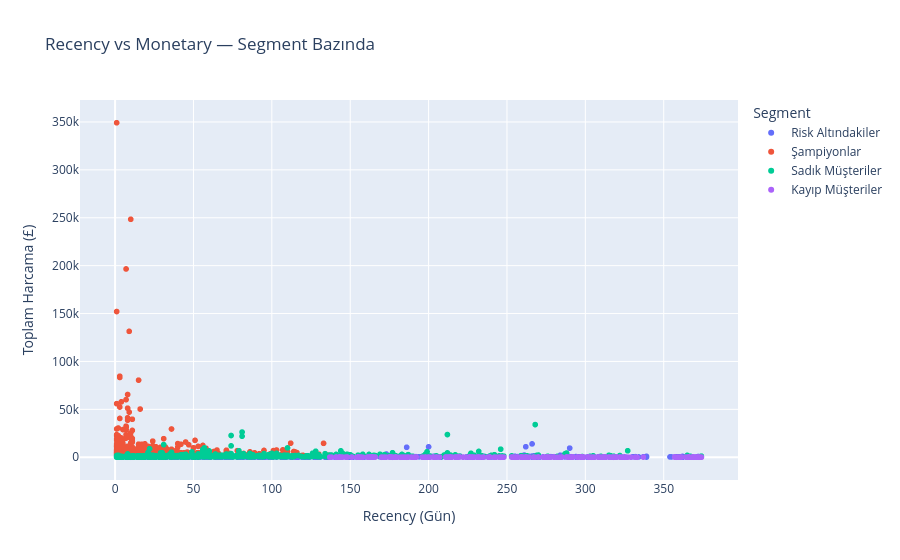

Write notebook code for a chart like this one.
### Code cell
scatter = px.scatter(
    rfm,
    x="Recency",
    y="Monetary",
    color="Segment",
    title="Recency vs Monetary — Segment Bazında",
    labels={"Recency": "Recency (Gün)", "Monetary": "Toplam Harcama (£)"}
)
scatter.show()

### Figure 1 — Plotly figure (JSON) as saved in the notebook; plotly's stock layout.template omitted (floating-point values rounded to 4 significant figures; data arrays with more than 128 entries replaced by an {"elided": "..."} marker saying what was removed)
{"data": [{"hovertemplate": "Segment=Risk Altındakiler<br>Recency (Gün)=%{x}<br>Toplam Harcama (£)=%{y}<extra></extra>", "legendgroup": "Risk Altındakiler", "marker": {"color": "#636efa", "symbol": "circle"}, "mode": "markers", "name": "Risk Altındakiler", "showlegend": true, "type": "scattergl", "x": {"elided": "1317 int values"}, "xaxis": "x", "y": {"elided": "1317 float values"}, "yaxis": "y"}, {"hovertemplate": "Segment=Şampiyonlar<br>Recency (Gün)=%{x}<br>Toplam Harcama (£)=%{y}<extra></extra>", "legendgroup": "Şampiyonlar", "marker": {"color": "#EF553B", "symbol": "circle"}, "mode": "markers", "name": "Şampiyonlar", "showlegend": true, "type": "scattergl", "x": {"elided": "1234 int values"}, "xaxis": "x", "y": {"elided": "1234 float values"}, "yaxis": "y"}, {"hovertemplate": "Segment=Sadık Müşteriler<br>Recency (Gün)=%{x}<br>Toplam Harcama (£)=%{y}<extra></extra>", "legendgroup": "Sadık Müşteriler", "marker": {"color": "#00cc96", "symbol": "circle"}, "mode": "markers", "name": "Sadık Müşteriler", "showlegend": true, "type": "scattergl", "x": {"elided": "1383 int values"}, "xaxis": "x", "y": {"elided": "1383 float values"}, "yaxis": "y"}, {"hovertemplate": "Segment=Kayıp Müşteriler<br>Recency (Gün)=%{x}<br>Toplam Harcama (£)=%{y}<extra></extra>", "legendgroup": "Kayıp Müşteriler", "marker": {"color": "#ab63fa", "symbol": "circle"}, "mode": "markers", "name": "Kayıp Müşteriler", "showlegend": true, "type": "scattergl", "x": {"elided": "378 int values"}, "xaxis": "x", "y": {"elided": "378 float values"}, "yaxis": "y"}], "layout": {"legend": {"title": {"text": "Segment"}, "tracegroupgap": 0}, "title": {"text": "Recency vs Monetary — Segment Bazında"}, "xaxis": {"anchor": "y", "domain": [0, 1], "title": {"text": "Recency (Gün)"}}, "yaxis": {"anchor": "x", "domain": [0, 1], "title": {"text": "Toplam Harcama (£)"}}}}
